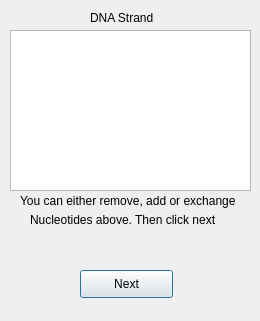
<?xml version="1.0" encoding="UTF-8"?>
<ui version="4.0">
 <class>mutaciones_1</class>
 <widget class="QDialog" name="mutaciones_1">
  <property name="geometry">
   <rect>
    <x>0</x>
    <y>0</y>
    <width>260</width>
    <height>321</height>
   </rect>
  </property>
  <property name="windowTitle">
   <string>Dialog</string>
  </property>
  <property name="windowIcon">
   <iconset resource="../../../../../../../../PycharmProjects/Biokim/resources.qrc">
    <normaloff>:/icons/images/2.png</normaloff>:/icons/images/2.png</iconset>
  </property>
  <widget class="QLabel" name="Title">
   <property name="geometry">
    <rect>
     <x>90</x>
     <y>10</y>
     <width>71</width>
     <height>16</height>
    </rect>
   </property>
   <property name="text">
    <string>DNA Strand</string>
   </property>
  </widget>
  <widget class="QTextEdit" name="DNAStrand">
   <property name="geometry">
    <rect>
     <x>10</x>
     <y>30</y>
     <width>241</width>
     <height>161</height>
    </rect>
   </property>
  </widget>
  <widget class="QLabel" name="info1">
   <property name="geometry">
    <rect>
     <x>20</x>
     <y>190</y>
     <width>231</width>
     <height>21</height>
    </rect>
   </property>
   <property name="text">
    <string>You can either remove, add or exchange</string>
   </property>
  </widget>
  <widget class="QLabel" name="info2">
   <property name="geometry">
    <rect>
     <x>30</x>
     <y>210</y>
     <width>221</width>
     <height>20</height>
    </rect>
   </property>
   <property name="text">
    <string>Nucleotides above. Then click next</string>
   </property>
  </widget>
  <widget class="QPushButton" name="nextBttn">
   <property name="geometry">
    <rect>
     <x>80</x>
     <y>270</y>
     <width>93</width>
     <height>28</height>
    </rect>
   </property>
   <property name="text">
    <string>Next</string>
   </property>
  </widget>
 </widget>
 <resources>
  <include location="../../../../../../../../PycharmProjects/Biokim/resources.qrc"/>
 </resources>
 <connections/>
</ui>
